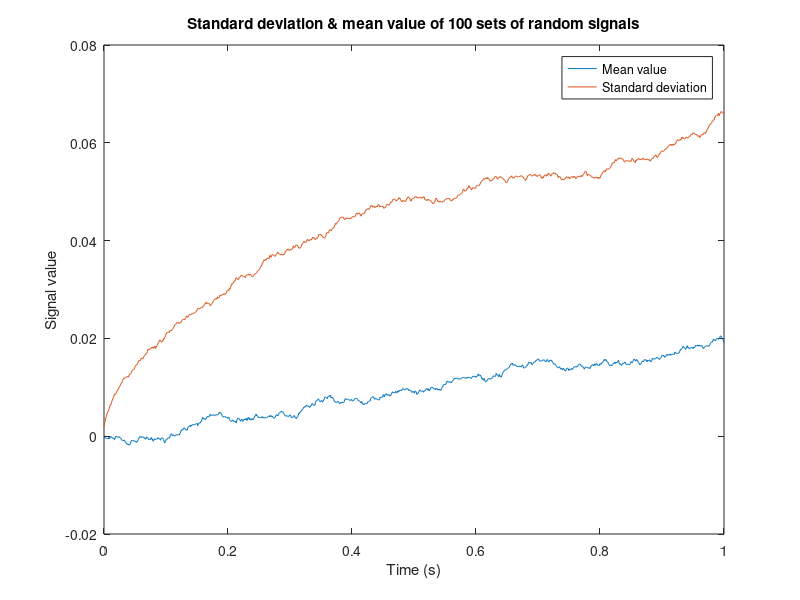

Recreate this plot in MATLAB. (Note: this script raises an error after producing the figure.)
clc;close all; clear

% Set the parameters
num_sets = 100; % number of sets of random signals
num_points = 1000; % number of points in each set of signals
std_dev = 2; % standard deviation of the random signals
sampling_time = 1e-3; % sampling time of each signal
total_time = 1; % total integration time

% Generate the random signals
signals = std_dev * randn(num_points, num_sets);

% Integrate each set of signals
integrated_signals = cumsum(signals, 1) * sampling_time;

% Plot the mean value and standard deviation of the signals as a function of time
time_axis = linspace(0, total_time, num_points);
mean_values = mean(integrated_signals, 2);
std_dev_values = std(integrated_signals, 0, 2);
figure;
plot(time_axis, mean_values);
hold on;
plot(time_axis, std_dev_values);
xlabel('Time (s)');
ylabel('Signal value');
legend('Mean value', 'Standard deviation');
title('Standard deviation & mean value of 100 sets of random signals');

% Perform curve fitting for standard deviation

A = [log(0.001:0.001:1)', ones(num_points, 1)];
b = log(std_dev_values);
x = lsqr(A,b);
c2 = x(1);
c1 = exp(x(2));
disp(['c2 = ' num2str(c2)]);
% Plot the curve fitting result
fit_std_dev_values = c1 * time_axis .^ c2;
figure;
loglog(time_axis, std_dev_values, 'o');
hold on;
loglog(time_axis, fit_std_dev_values);
xlabel('Time (s)');
ylabel('Standard deviation');
legend('Actual values', 'Curve fitting');
c2_str = ['c2 = ' num2str(c2(1), '%.2f')];
title({'Standard deviation of 100 sets of random signals', c2_str}, 'Interpreter', 'none');
